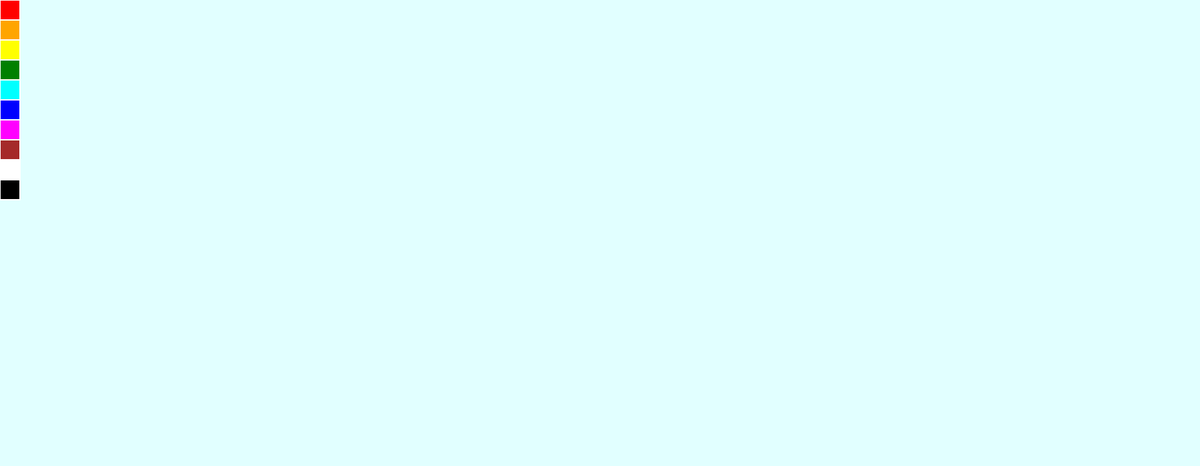
Frame 1 (no input)
Frame 60 (no input): identical to frame 1, image omitted
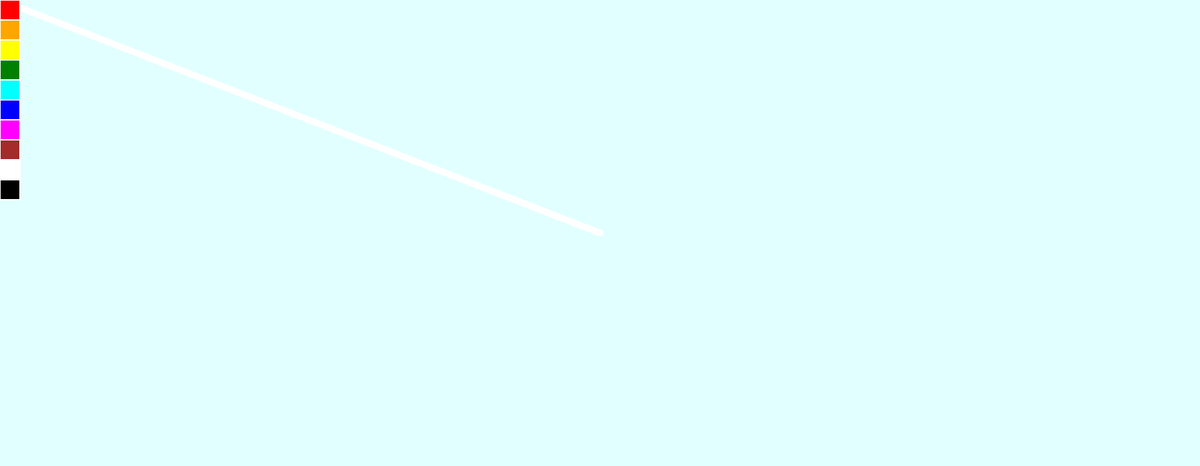
Frame 120 (the mouse pressed at the canvas centre since frame 60)

The p5.js sketch that drew these frames (run headless with seeded random() and noise() and a simulated clock; from frame 60 on, the mouse is pressed at the canvas centre):

// p5.js sketch
// ── sketch.js
let paintcolor = 255;

function setup() {
  createCanvas(1800, 700);
  background(225,255,255);
  
  slider = createSlider(1, 20, 10);
  eraser = createButton("clear");
  eraser.mousePressed(changeBackground);
}

function draw() {
  colorPalette();
  noStroke();
  if(mouseIsPressed){
    if(mouseX <= 40 && mouseY <= 400){
      selectColor();
    }
  else{
    stroke(paintcolor);
    strokeWeight(slider.value());
    line(pmouseX,pmouseY, mouseX, mouseY);
    console.log(mouseX,mouseY);
    }
  }
}
function changeBackground() {
  background(255);
}

function selectColor(){
  if(mouseY <= 30){
    paintcolor = color(255,0,0);
    console.log('changed to red');
  }
  else if(mouseY <= 60){
    paintcolor = color(255,165,0);
    console.log('changed to orange');
  }
  else if(mouseY <= 90){
    paintcolor = color(255,255,0);
    console.log('changed to yellow');
  }
  else if(mouseY <= 120){
    paintcolor = color(0,255,0);
    console.log('changed to green');
  }
  else if(mouseY <= 150){
    paintcolor = color(0,255,255);
    console.log('changed to cyan');
  }
  else if(mouseY <= 180){
    paintcolor = color(0,0,255);
    console.log('changed to blue');
  }
  else if(mouseY <= 210){
    paintcolor = color(255,0,255);
    console.log('changed to magenta');
  }
  else if(mouseY <= 240){
    paintcolor = color(150,75,0);
    console.log('changed to brown');
  }
  else if(mouseY <= 270){
    paintcolor = color(255,255,255);;
    console.log('changed to white');
  }
  else if(mouseY <= 400){
    paintcolor = color(0,0,0);
    console.log('changed to black');
  }
}

function colorPalette(){
  stroke(255,255,255);
  strokeWeight(2);
  fill("red");
  rect(0,0,30,30);
  fill("orange");
  rect(0,30,30,30);
  fill("yellow");
  rect(0,60,30,30);
  fill("green");
  rect(0,90,30,30);
  fill("cyan");
  rect(0,120,30,30);
  fill("blue");
  rect(0,150,30,30);
  fill("magenta");
  rect(0,180,30,30);
  fill("brown");
  rect(0,210,30,30);
  fill("white");
  rect(0,240,30,30);
  fill("black");
  rect(0,270,30,30);
}
